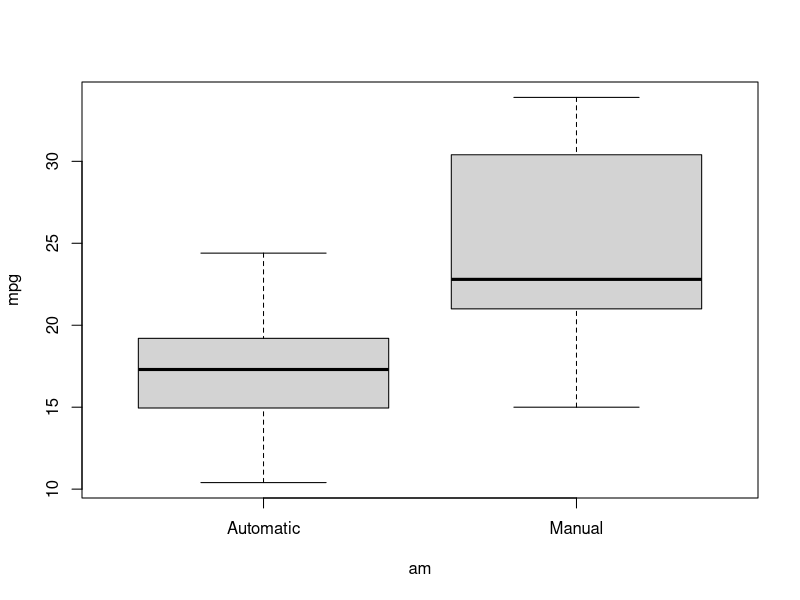
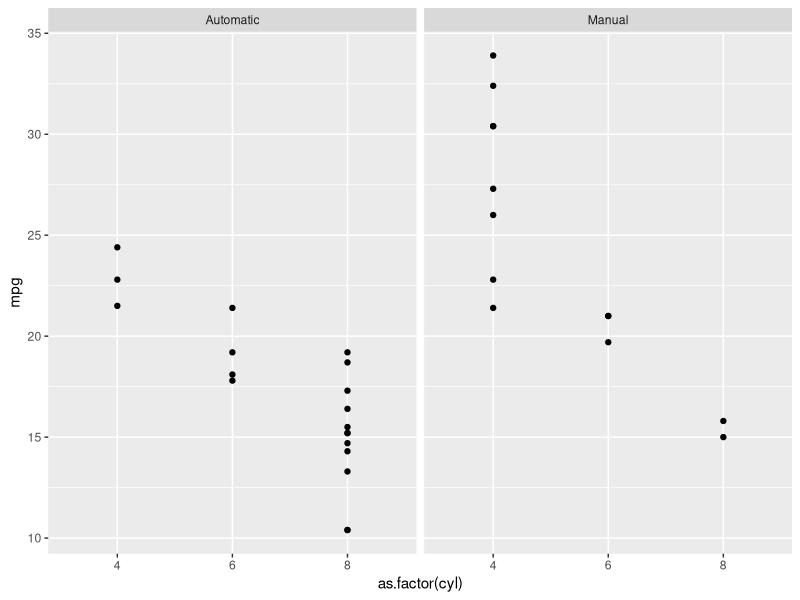
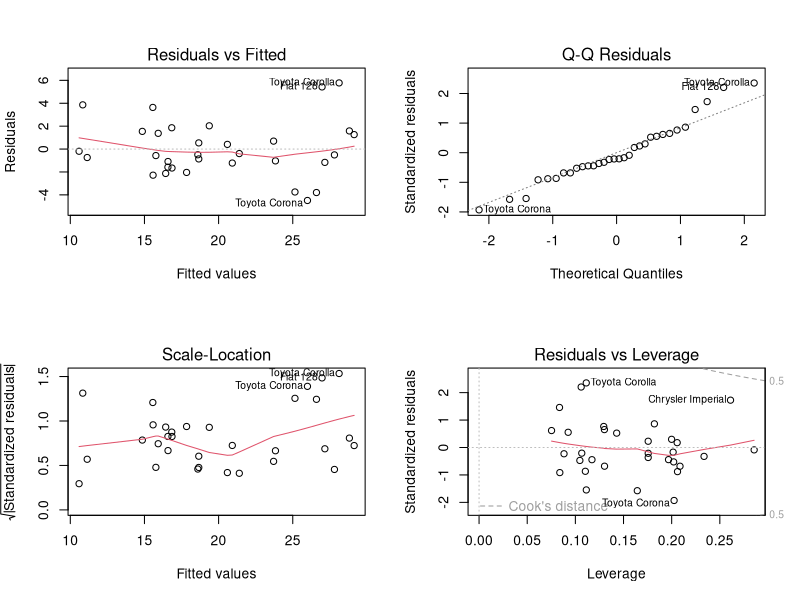

These figures' R source, in order:
## ---- chunk 1
library(ggplot2)
knitr::opts_chunk$set(echo = TRUE)
options(digits = 2)
## ---- chunk 2
data("mtcars")
## ---- chunk 3
mtcars$am<-factor(mtcars$am, labels = c("Automatic", "Manual"))
mtcars$vs<-factor(mtcars$vs, labels = c("V", "Straight"))
mtcars$cyl<-as.factor(mtcars$cyl); mtcars$carb<-as.factor(mtcars$carb); mtcars$gear<-as.factor(mtcars$gear)
## ---- chunk 4
fit1<-lm(mpg ~ am, data=mtcars)
## ---- chunk 5
fit2 <- lm(mpg~am + cyl, data=mtcars)
## ---- chunk 6
fit3 <- lm(mpg~am + cyl + wt, data=mtcars)
fit4 <- lm(mpg~am + cyl + wt + gear, data=mtcars)
fit5 <- lm(mpg~am + cyl + wt + gear + hp, data=mtcars)
fit6 <- lm(mpg~am + cyl + wt + gear + hp + carb, data=mtcars)
fit7 <- lm(mpg~am + cyl + wt + gear + hp + carb + disp, data=mtcars)
fit8 <- lm(mpg~am + cyl + wt + gear + hp + carb + disp + drat, data=mtcars)
fit9 <- lm(mpg~am + cyl + wt + gear + hp + carb + disp + drat + vs, data=mtcars)
fit10 <- lm(mpg~am + cyl + wt + gear + hp + carb + disp + drat + vs + qsec, data=mtcars)
## ---- chunk 7
anova(fit1, fit2, fit3, fit4, fit5, fit6, fit7, fit8, fit9, fit10)
## ---- chunk 8
fitfinal<-lm(mpg~am+cyl+wt, data=mtcars)
## ---- chunk 9
plot(mpg~am, data=mtcars)
## ---- chunk 10
ggplot(mtcars, aes(x=as.factor(cyl), y=mpg)) + geom_point() + facet_grid(.~am)
## ---- chunk 11
par(mfrow=c(2,2))
plot(fitfinal)
